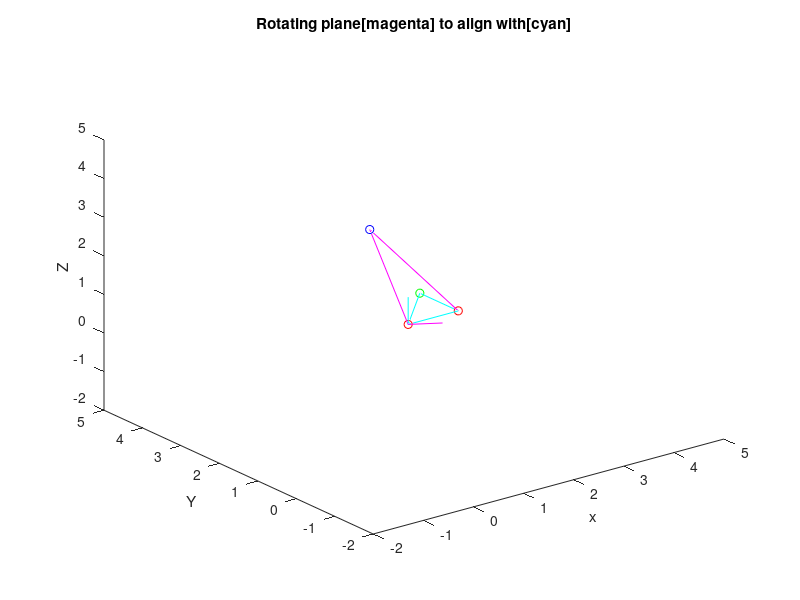

The MATLAB source for this figure:
clear all;

% Creating four points
point1 = [1 1 1];
point2 = [2 1 1];
point3 = [2 2 1];
% point4 = [1 2 1];
point4 = [1 2 3];

% Plotting 4 points
figure;
plot3(point1(1),point1(2),point1(3),'or');
hold on;
plot3(point2(1),point2(2),point2(3),'or');
plot3(point3(1),point3(2),point3(3),'og');
plot3(point4(1),point4(2),point4(3),'ob');

xlabel(' x ');
ylabel(' Y ');
zlabel(' Z ');
xlim([-2 5])
ylim([-2 5])
zlim([-2 5])

run_transform = true

if run_transform
    % orienting the point 4 in same plane as other 3 points

    % Plane 1 = 1,2,3
    % Creating vector between points 1 and 2
    vec12 = point2 - point1;
    vec12_p = [point1; point1+vec12];
    vec12_UV = vec12./vecnorm(vec12);
    plot3(vec12_p(:,1),vec12_p(:,2),vec12_p(:,3),'c', 'LineWidth',0.5);

    % Creating vector between points 1 and 3
    vec13 = point3 - point1;
    vec13_p = [point1; point1+vec13];
    vec13_UV = vec13./vecnorm(vec13);
    plot3(vec13_p(:,1),vec13_p(:,2),vec13_p(:,3),'c', 'LineWidth',0.5);

    % Creating vector between points 2 and 3
    vec23 = point3 - point2;
    vec23_p = [point2; point2+vec23];
    vec23_UV = vec23./vecnorm(vec23);
    plot3(vec23_p(:,1),vec23_p(:,2),vec23_p(:,3),'c', 'LineWidth',0.5);


    % Plane 2 = 1,2,4

    % Creating vector between points 1 and 4
    vec14 = point4 - point1;
    vec14_p = [point1; point1+vec14];
    vec14_UV = vec14./vecnorm(vec14);
    plot3(vec14_p(:,1),vec14_p(:,2),vec14_p(:,3),'m', 'LineWidth',0.5);


    % computing new axis
    ih2 = cross(vec12_UV, vec14_UV);
    ih2_UV = ih2./vecnorm(ih2);
    vec1i2_p = [point1; point1+ih2];
    plot3(vec1i2_p(:,1),vec1i2_p(:,2),vec1i2_p(:,3),'m', 'LineWidth',0.5)

    ih = cross(vec12_UV, vec13_UV);
    ih_UV = ih./vecnorm(ih);
    vec1i_p = [point1; point1+ih];
    plot3(vec1i_p(:,1),vec1i_p(:,2),vec1i_p(:,3),'c', 'LineWidth',0.5)


    % Creating vector between points 2 and 4
    vec24 = point4 - point2;
    vec24_p = [point2; point2+vec24];
    vec24_UV = vec24./vecnorm(vec24);
    plot3(vec24_p(:,1),vec24_p(:,2),vec24_p(:,3),'m', 'LineWidth',0.5);

    title('Rotating plane[magenta] to align with[cyan]')
    pause(5)

    % Computing the required angle of rotation 
    % theta = dot(ih2, vec12_UV);
    % theta = radtodeg(theta);

    % angle between 
    angle3 = atan2(norm(cross(vec14_UV,vec23_UV)), dot(vec14_UV,vec23_UV));

    angle = atan2(norm(cross(ih2_UV,vec12_UV)), dot(ih2_UV,vec12_UV));

    angle2 = atan2(norm(cross(ih2_UV,ih_UV)), dot(ih2_UV,ih_UV));

    % Plotting point after rotating it by angle 
    angle_deg = rad2deg(angle)
    theta =  -1 * angle;

    R_X = [1 0 0; 0 cos(theta) -sin(theta); 0 sin(theta) cos(theta)];
    R_Y = [cos(theta) 0 sin(theta) ; 0 1 0; -sin(theta) 0 cos(theta)];
    R_Z = [cos(theta) -sin(theta) 0; sin(theta) cos(theta) 0; 0 0 1];
    %Post Mul
%     R_XY = [cos(theta) 0 sin(theta); sin(theta)^2 cos(theta) -sin(theta)*cos(theta); cos(theta)*sin(theta) sin(theta) cos(theta)^2];
    %Pre Mul
    R_XY = [cos(theta) sin(theta)^2 cos(theta)*sin(theta);  0 cos(theta) -sin(theta);  -sin(theta) cos(theta)*sin(theta) cos(theta)^2];
    
    point4_n = R_Y * point4';
    % point4_new = point4+point4_n';
    plot3(point4_n(1),point4_n(2),point4_n(3),'ok');

    % Plotting point after rotating it by angle3
    angle3_deg = rad2deg(angle3);
    theta =  -1 * angle3;

    R_X = [1 0 0; 0 cos(theta) -sin(theta); 0 sin(theta) cos(theta)];
    R_Y = [cos(theta) 0 sin(theta) ; 0 1 0; -sin(theta) 0 cos(theta)];
    R_Z = [cos(theta) -sin(theta) 0; sin(theta) cos(theta) 0; 0 0 1];
    %Post Mul
%     R_XY = [cos(theta) 0 sin(theta); sin(theta)^2 cos(theta) -sin(theta)*cos(theta); cos(theta)*sin(theta) sin(theta) cos(theta)^2];
    %Pre Mul
    R_XY = [cos(theta) sin(theta)^2 cos(theta)*sin(theta);  0 cos(theta) -sin(theta);  -sin(theta) cos(theta)*sin(theta) cos(theta)^2];
     
    point43_n = R_Y * point4';
    % point43_new = point4+point43_n';
    plot3(point43_n(1),point43_n(2),point43_n(3),'og');

    % Plotting point after rotating it by angle2
    angle2_deg = rad2deg(angle2);
    theta =  -1 * angle2;

    R_X = [1 0 0; 0 cos(theta) -sin(theta); 0 sin(theta) cos(theta)];
    R_Y = [cos(theta) 0 sin(theta) ; 0 1 0; -sin(theta) 0 cos(theta)];
    R_Z = [cos(theta) -sin(theta) 0; sin(theta) cos(theta) 0; 0 0 1];
    %Post Mul
%     R_XY = [cos(theta) 0 sin(theta); sin(theta)^2 cos(theta) -sin(theta)*cos(theta); cos(theta)*sin(theta) sin(theta) cos(theta)^2];
    %Pre Mul
    R_XY = [cos(theta) sin(theta)^2 cos(theta)*sin(theta);  0 cos(theta) -sin(theta);  -sin(theta) cos(theta)*sin(theta) cos(theta)^2];

    point42_n = R_Y * point4';
    % point42_new = point4+point42_n';
    plot3(point42_n(1),point42_n(2),point42_n(3),'oy');
   end
